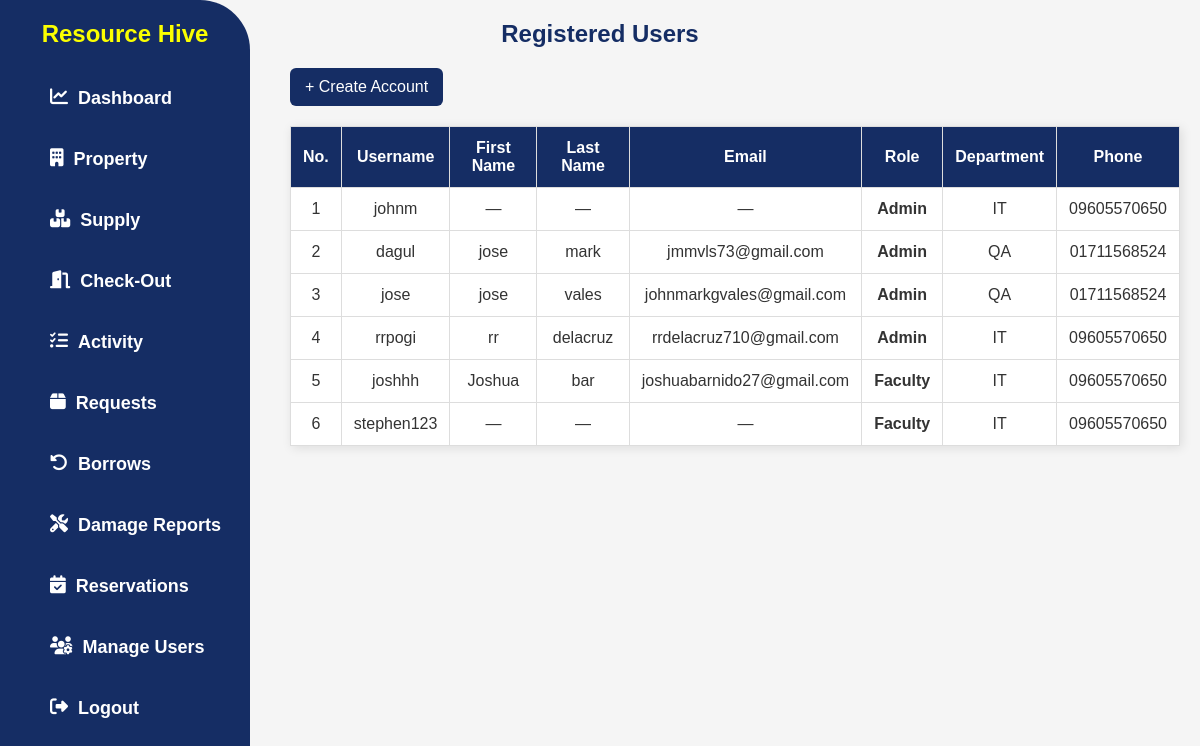
Before: /manage-users/ with the older database file.
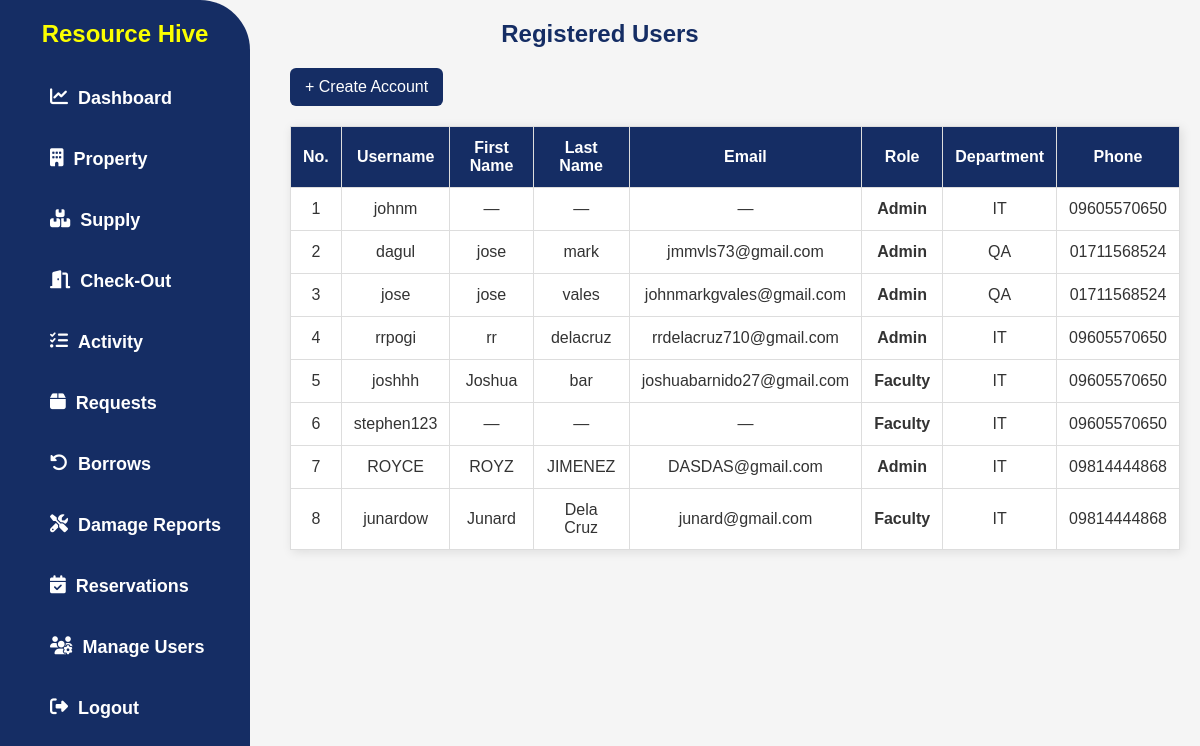
After: the same page with the newer database file.
### app/models.py (models this page shows, shortened)
class UserProfile(models.Model):
    user = models.OneToOneField(User, on_delete=models.CASCADE)
    ROLE_CHOICES = [
        ('admin', 'Admin'),
        ('faculty', 'Faculty'),
        ('csg_officer', 'CSG Officer'),
    ]
    role = models.CharField(max_length=20, choices=ROLE_CHOICES)
    department = models.CharField(max_length=255, blank=True, null=True)
    phone = models.CharField(max_length=20, blank=True, null=True)

### app/views.py (the view)
# urls.py: path('manage-users/', UserProfileListView.as_view(), name='manage_users'),
class UserProfileListView(ListView):
    model = UserProfile
    template_name = 'app/manage_users.html'
    context_object_name = 'users'
    def get_context_data(self, **kwargs):
        context = super().get_context_data(**kwargs)
        context['form'] = UserRegistrationForm()  # Add empty form here
        return context

### app/templates/app/manage_users.html (shortened to what this page needs)
{% load static %}
<!DOCTYPE html>
<html lang="en">
<head>
  <link rel="stylesheet" href="{% static 'css/style.css' %}" />
  <link rel="stylesheet" href="https://cdnjs.cloudflare.com/ajax/libs/font-awesome/6.4.2/css/all.min.css" />
</head>
<body>
  {% include 'app/navbar.html' %}
  {% block content %}
  <h2>Registered Users</h2>
  <div class="add-property-container">
    <button id="openModalBtn" class="add-btn">+ Create Account</button>
  </div>
  <div class="content">
    <table border="1">
  <thead>
    <tr>
      <th>No.</th>
      <th>Username</th>
      <th>First Name</th>
      <th>Last Name</th>
      <th>Email</th>
      <th>Role</th>
      <th>Department</th>
      <th>Phone</th>
    </tr>
  </thead>
  <tbody>
    {% for profile in users %}
    <tr>
      <td>{{ forloop.counter }}</td>
      <td>{{ profile.user.username }}</td>
      <td>{{ profile.user.first_name|default:"—" }}</td>
      <td>{{ profile.user.last_name|default:"—" }}</td>
      <td>{{ profile.user.email|default:"—" }}</td>
      <td ><strong>{{ profile.get_role_display }}</strong></td>
      <td>{{ profile.department|default:"—" }}</td>
      <td>{{ profile.phone|default:"—" }}</td>
    </tr>
    {% empty %}
    <tr><td colspan="8">No users found.</td></tr>
    {% endfor %}
  </tbody>
</table>
  </div>
  {% endblock %}
</body>
</html>

Changed rows visible on the page:
added UserProfile: user.username "ROYCE", user.first_name "ROYZ", user.last_name "JIMENEZ", user.email "DASDAS@gmail.com", role "Admin", department "IT", phone "09814444868"
added UserProfile: user.username "junardow", user.first_name "Junard", user.last_name "Dela Cruz", user.email "junard@gmail.com", role "Faculty", department "IT", phone "09814444868"
